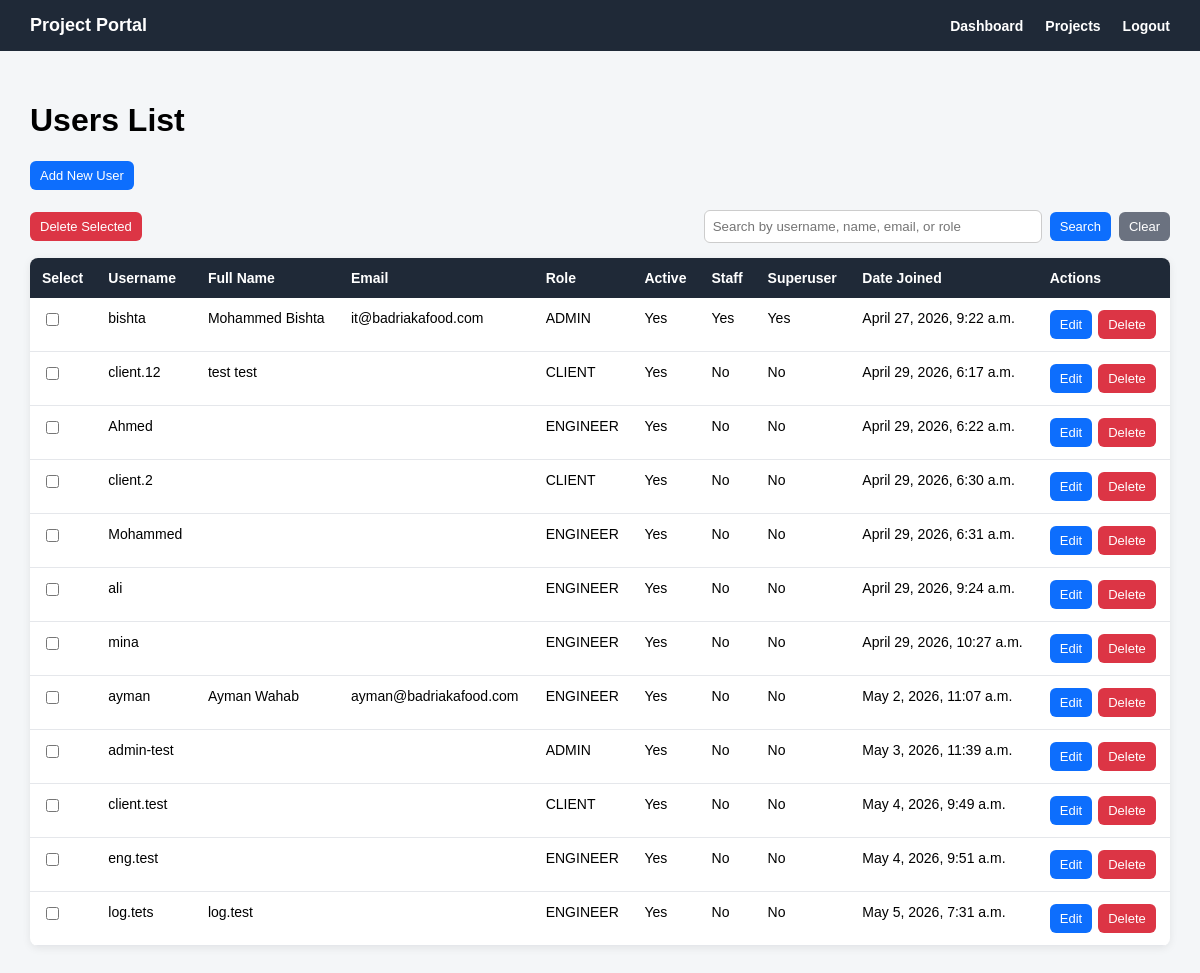
The app's page /accounts/users/ (signed in), older data.
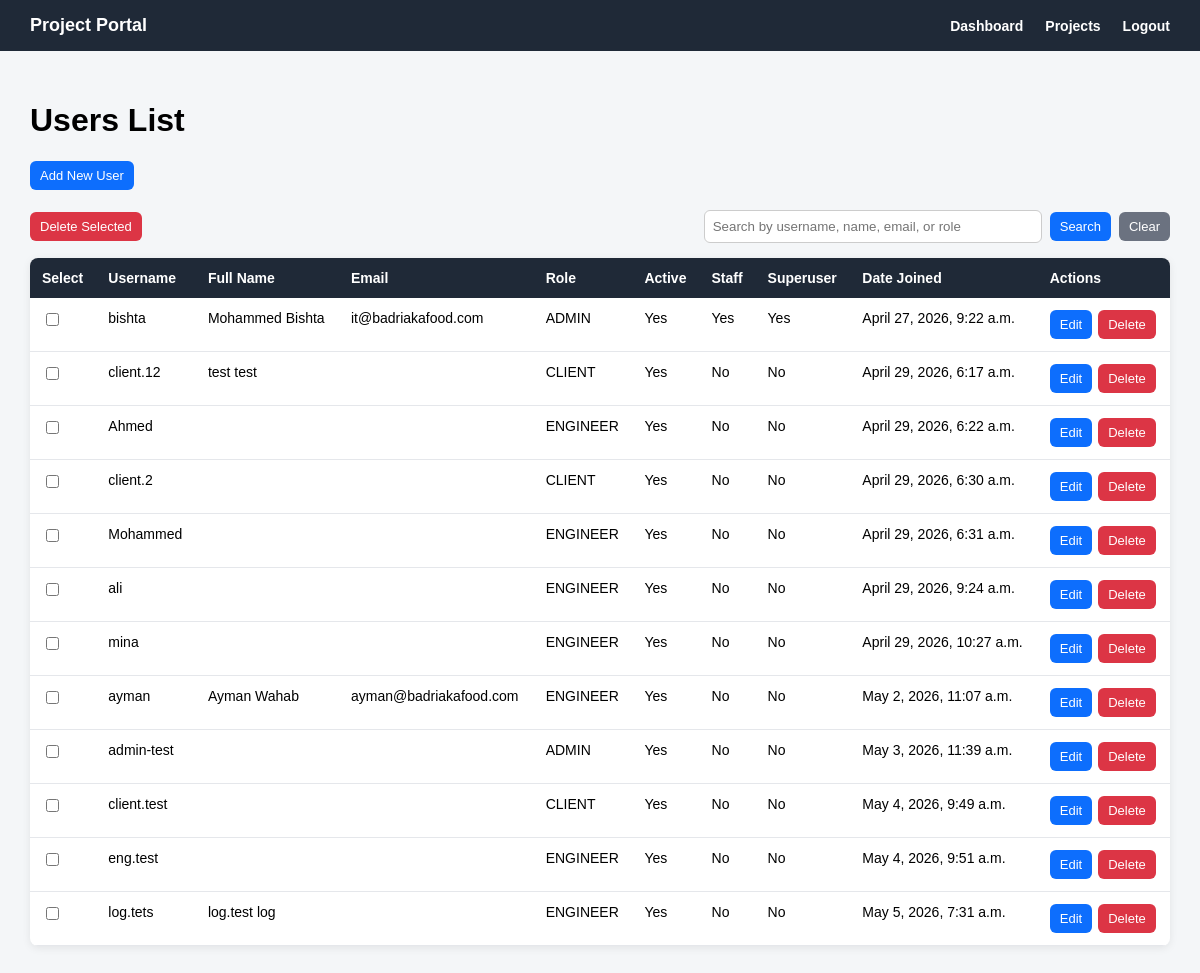
The same page, newer data.
### accounts/models.py (models this page shows)
class User(AbstractUser):
    class Role(models.TextChoices):
        ADMIN = 'ADMIN', 'Admin'
        ENGINEER = 'ENGINEER', 'Engineer'
        CLIENT = 'CLIENT', 'Client'
    role = models.CharField(
        max_length=20,
        choices=Role.choices,
        default=Role.CLIENT
    )

### accounts/views.py (the view, shortened to what this page needs)
# urls.py: path('users/', user_list_view, name='user_list'),
@login_required
def user_list_view(request):
    if request.user.role != 'ADMIN':
        return redirect('accounts:dashboard')
    users = User.objects.all()
    search_query = request.GET.get('q')
    return render(request, 'accounts/user_list.html', {
        'users': users,
        'search_query': search_query,
    })

### templates/accounts/user_list.html (shortened to what this page needs)
{% extends 'base.html' %}
{% block content %}
<div class="page-header">
    <h1>Users List</h1>
    <a href="{% url 'accounts:user_add' %}" class="btn btn-primary">
        Add New User
    </a>
</div>
{% if users %}
    <div class="top-actions-row">
        <button type="submit" form="bulkDeleteUsersForm" class="btn btn-danger">
            Delete Selected
        </button>
        <div class="search-box">
            <input type="text"
                   id="userSearchInput"
                   value="{{ search_query|default:'' }}"
                   placeholder="Search by username, name, email, or role"
                   onkeydown="if(event.key === 'Enter'){ event.preventDefault(); searchUsers(); }">
            <button type="button" class="btn btn-primary" onclick="searchUsers()">
                Search
            </button>
            <a href="{% url 'accounts:user_list' %}" class="btn btn-secondary">
                Clear
            </a>
        </div>
    </div>
    <table class="users-table">
        <tr>
            <th>Select</th>
            <th>Username</th>
            <th>Full Name</th>
            <th>Email</th>
            <th>Role</th>
            <th>Active</th>
            <th>Staff</th>
            <th>Superuser</th>
            <th>Date Joined</th>
            <th>Actions</th>
        </tr>
        {% for user_item in users %}
            <tr>
                <td>
                    <input type="checkbox"
                           name="selected_users"
                           value="{{ user_item.pk }}"
                           form="bulkDeleteUsersForm">
                </td>
                <td>{{ user_item.username }}</td>
                <td>{{ user_item.first_name }} {{ user_item.last_name }}</td>
                <td>{{ user_item.email }}</td>
                <td>{{ user_item.role }}</td>
                <td>
                    {% if user_item.is_active %}
                        Yes
                    {% else %}
                        No
                    {% endif %}
                </td>
                <td>
                    {% if user_item.is_staff %}
                        Yes
                    {% else %}
                        No
                    {% endif %}
                </td>
                <td>
                    {% if user_item.is_superuser %}
                        Yes
                    {% else %}
                        No
                    {% endif %}
                </td>
                <td>{{ user_item.date_joined }}</td>
                <td>
                    <div class="table-actions">
                        <a href="{% url 'accounts:user_edit' user_item.pk %}" class="btn btn-primary">
                            Edit
                        </a>
                        <form method="post"
                              action="{% url 'accounts:user_delete' user_item.pk %}"
                              style="margin: 0;"
                              onsubmit="return confirm('Are you sure you want to delete this user?');">
                            <button type="submit" class="btn btn-danger">
                                Delete
                            </button>
                        </form>
                    </div>
                </td>
            </tr>
        {% endfor %}
    </table>
{% endif %}
{% endblock %}

Row changes from the older to the newer data that the page shows:
changed User "log.tets": last_name (not shown) → "log"
